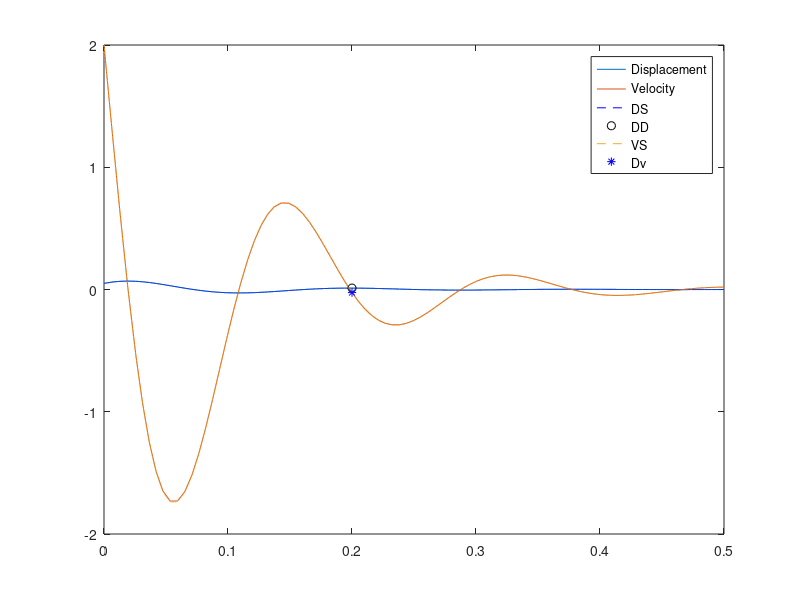

The MATLAB script that drew this image:
%% 
% HW 2 Problem 2
% 
% Viscously Damped single DOF mass-spring system
% 
% Determine the: at 0.2s
% 
% Displacement
% 
% Velocity 
% 
% Acceleration
% 
% $${\textrm{mx}}^{\prime \prime } +{\textrm{cx}}^{\prime } +\textrm{kx}=0$$
% 
% $$m\frac{{\mathrm{d}}^2 }{\mathrm{d}t^2 }x+c\frac{\mathrm{d}}{\mathrm{d}t}x+\mathrm{kx}=0$$
% 
% $$\frac{\mathrm{d}}{\mathrm{d}t}x=v$$
% 
% $$\frac{\mathrm{d}}{\mathrm{d}t}v=\frac{-\textrm{cv}-\textrm{kx}}{m}$$

clc;clear;clf;
m = 0.5;  % kg/s
k = 2000/3; % N/m
c = 10;   % N*s/m

x0 = 0.05; % m
v0 = 2;  % m/s

t0 = 0; % s
tf = 0.5; %s

ti = 0.2;

dxdt=@(t,x,v) v;
dvdt=@(t,x,v) (-c*v -k*x)/m;

% % --------- Euler's Technique ----------
% N=1000;
% t=linspace(t0,tf,N+1); dt=(tf-t0)/N;
% 
% x=zeros(N+1,1); v=zeros(N+1,1);
% x(1)=x0;        v(1)=v0;
% 
% for n=1:N
%     x(n+1)=x(n)+dt*dxdt(t(n),x(n),v(n));
%     v(n+1)=v(n)+dt*dvdt(t(n),x(n),v(n));
% end
% plot(t,x,'-k'); grid on; title('Problem 21');
% hold on; plot(t,v,'-b'); hold off;


% ---------- ODE45 ----------
dzdt=@(t,z) [dxdt(t,z(1),z(2));dvdt(t,z(1),z(2))];
z0=[x0;v0];
[t,z]=ode45(dzdt,[t0,tf],z0);
plot(t,z)



% plot(t,z(:,1),'--k',t,z(:,2),'-b')
% legend('Displacement','Velocity')
% % z(:,1) is Displacement and z(:,2) is Velocity


% ---------- Cubic spline for Displacement --------------
N=30000;
tp = linspace(t0,tf,N+1);
pD=spline(t,z(:,1));
Ds=ppval(pD,tp);
hold on;plot(tp,Ds,'--b');hold off;
te=[ti];
De=ppval(pD,te);
hold on; plot(te,De,'ok'); hold off;
fprintf('the displacement at t=%3.3fs is %f m',te,De)

% ---------- Cubic spline for Velocity --------------
tp = linspace(t0,tf,N+1);
pV=spline(t,z(:,2));
Vs=ppval(pV,tp);
hold on;plot(tp,Vs,'--');hold off;
te=[ti];
Ve=ppval(pV,te);
hold on; plot(te,Ve,'*b'); hold off;
fprintf('the velocity at t=%3.3fs is %f m/s',te,Ve)

% ---------- Find Acceleration at a specific time --------------

t_before=te-1e-16;
t_after=te+1e-16;
d_time=t_after-t_before;
d_velocity=ppval(pV,t_after)-ppval(pV,t_before);
a = d_velocity/d_time;

fprintf('acceleration at t=%3.3fs is %3.5f m/s^2',te,a)

% ------------ LEGEND-------------------------------------
legend('Displacement','Velocity','DS','DD','VS','Dv','Acceleration')